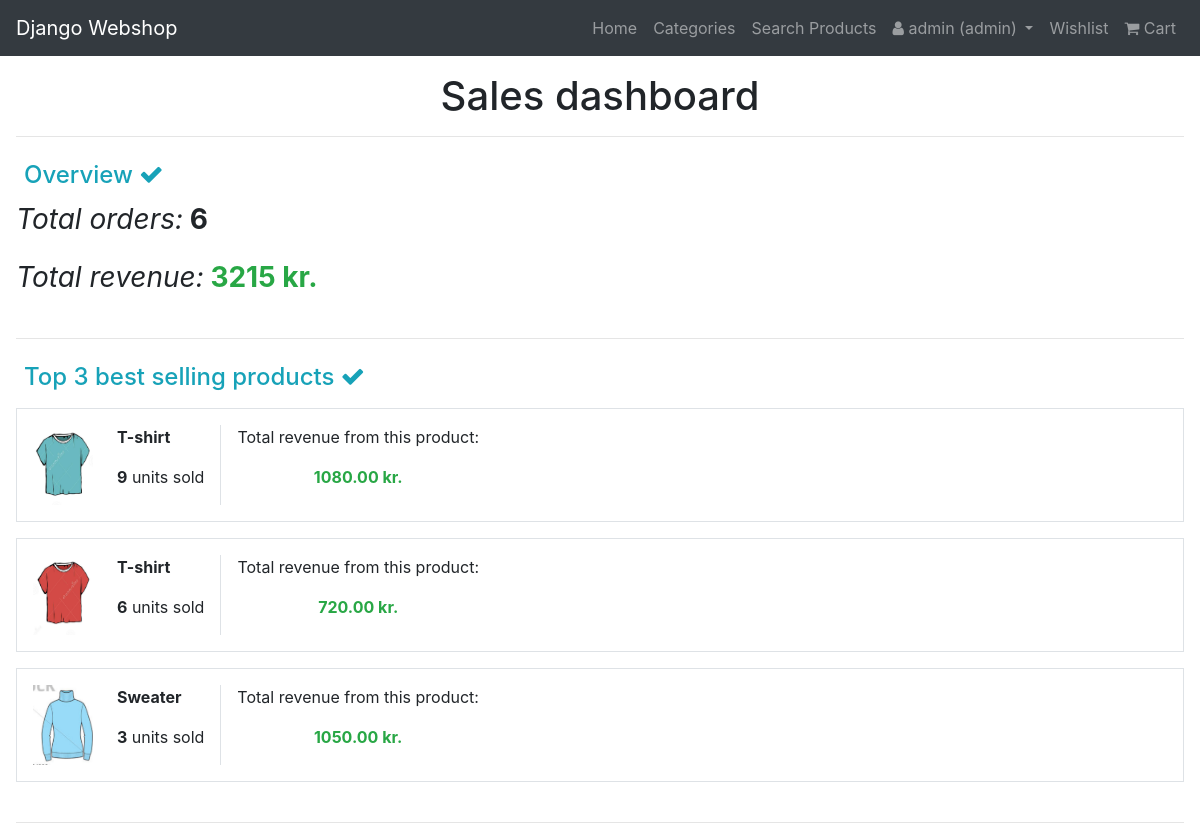
/shop/sales_overview (signed in), run on the app's committed database.
### shop/models.py (models this page shows, shortened)
class ProductVariant(models.Model):
    product = models.ForeignKey(Product, on_delete=models.CASCADE)
    price = models.DecimalField(max_digits=19, decimal_places=2)
    stock = models.PositiveIntegerField()
    image = models.ImageField(validators=[FileExtensionValidator(allowed_extensions=['jpg', 'png', 'jpeg'])])
    def __str__(self):
        return f'{self.product.title} - {self.image} - {self.price}'

class Product(models.Model):
    title = models.CharField(max_length=150)
    description = models.TextField()
    category = models.ForeignKey(ProductCategory, null=True, on_delete=models.SET_NULL)

### shop/views.py (the view)
# urls.py: path('sales_overview', views.sales_overview, name='sales_overview'),
def sales_overview(req):
    context = {}
    if req.user.is_authenticated and req.user.is_superuser:
        total_revenue = Invoice.objects.aggregate(sum=Sum('total_price'))
        invoices = Invoice.objects.all()
        invoice_products = InvoiceProduct.objects.all()
        best_sellers = []
        for invoice_product in invoice_products:
            for i in range(invoice_product.quantity):
                best_sellers.append(invoice_product.product.id)
        counted_best_sellers = Counter(best_sellers)
        top_3 = counted_best_sellers.most_common(3)
        top_3_products = []
        for top in top_3:
            product = ProductVariant.objects.filter(id=top[0])
            obj = {'product': product, 'count': top[1], 'total': product[0].price*top[1]}
            top_3_products.append(obj)
        print(top_3_products)
        context = {
            'total_revenue': total_revenue,
            'total_invoices': len(invoices),
            'best_seller_products': top_3_products,
        }
    else:
        return HttpResponseRedirect(reverse('shop:index'))
    return render(req, 'pages/administator/sales_overview.html', context)

### shop/templates/pages/administator/sales_overview.html
{% extends '_base.html' %}
{% block content %}
    <div class="m-3">
        <h1 class="text-center">Sales dashboard</h1>
        <hr />
        <div class="py-2">
            <h4 class="px-2 text-info">Overview <i class="fa fa-check text-info"></i> </h4>
            <p class="large-text"><i>Total orders:</i><b> {{ total_invoices }} </b></p>
            <p class="large-text"><i>Total revenue:</i><span class="text-success"><b> {{ total_revenue.sum }} kr.</b></span></p>
        </div>
        <hr />
        <div class="py-2">
            <h4 class="px-2 text-info">Top 3 best selling products <i class="fa fa-check text-info"></i> </h4>
                {% for best_seller_product in best_seller_products %}
                    {% for product in best_seller_product.product %}
                    <div class="d-flex p-3 my-3 border">
                        <img class="small-img" src="{{ MEDIA_URL }} {{ product.image.url }}" />
                        <div class="mx-2 pl-3">
                            <p><b>{{ product.product.title }}</b></p>
                            <p><span><b>{{ best_seller_product.count }}</b></span> units sold</p>
                        </div>
                        <div class="mx-2 text-center border-left pl-3">
                            <p>Total revenue from this product:</p>
                            <p class="text-success"><b>{{ best_seller_product.total }} kr.</b></p>
                        </div>
                    </div>
                    {% endfor %}
                {% endfor %}
        </div>
        <hr />
    </div>
{% endblock %}

### templates/_base.html (shortened to what this page needs)
{% load static %}
<!DOCTYPE html>
<html lang="en">
<head>
    <link rel="stylesheet" href="https://stackpath.bootstrapcdn.com/bootstrap/4.3.1/css/bootstrap.min.css">
    <link rel="stylesheet" href="https://stackpath.bootstrapcdn.com/font-awesome/4.7.0/css/font-awesome.min.css">
    <link rel="stylesheet" href="{% static 'css/app.css' %}">
</head>
<body>
    {% if user.is_authenticated %}
        {% if user.is_superuser %}
            <nav class="navbar navbar-expand-lg navbar-dark bg-dark">
                <a class="navbar-brand" href={% url 'shop:index' %}>Django Webshop</a>
                <div class="collapse navbar-collapse" id="navbarSupportedContent">
                    <ul class="navbar-nav ml-auto">
                        <li class="nav-item">
                            <a class="nav-link" href={% url 'shop:index' %}>Home <span class="sr-only">(current)</span></a>
                        </li>
                        <li class="nav-item">
                            <a class="nav-link" href={% url 'shop:categories' %}>Categories <span class="sr-only">(current)</span></a>
                        </li>
                        <li class="nav-item">
                            <a class="nav-link" href={% url 'shop:search' %}>Search Products<span class="sr-only">(current)</span></a>
                        </li>
                        <li class="nav-item dropdown">
                            <a class="nav-link dropdown-toggle" href="#" id="navbarDropdown" role="button" data-toggle="dropdown" aria-haspopup="true" aria-expanded="false">
                            <i class="fa fa-user"></i> {{ user }} (admin)
                            </a>
                        </li>
                        <li class="nav-item">
                            <a class="nav-link" href={% url 'shop:wishlist' %}>Wishlist<span class="sr-only">(current)</span></a>
                        </li>
                        <li class="nav-item">
                            <a class="nav-link" href={% url 'shop:cart' %}><i class="fa fa-shopping-cart"></i> Cart<span class="sr-only">(current)</span></a>
                        </li>
                    </ul>
                </div>
            </nav>
        {% endif %}
    {% endif %}
    {% block content %}
    {% endblock %}
</body>
</html>

### django_webshop/static/css/app.css (style rules this page uses)
.order-confirm-wrapper img, .small-img { max-width: 60px; }
.large-text { font-size: 28px; font-weight: 400; }

### data on the page
ProductVariant: image (picture), product "T-shirt", count "9", total "1080.00"
ProductVariant: image (picture), product "T-shirt", count "6", total "720.00"
ProductVariant: image (picture), product "Sweater", count "3", total "1050.00"

### other printed values
{{ user }} "admin"
{{ total_invoices }} "6"
{{ total_revenue.sum }} "3215"
